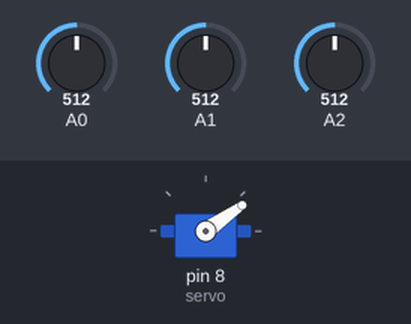
This sketch was run on a simulated Arduino Uno, built with avr-gcc and run on an emulated ATmega328P. Parts: servo. The test bench sets the inputs (shaded band); at power-on: A0 = 512, A1 = 512, A2 = 512. What the sketch prints to the serial monitor is not drawn.

Above: at 1.05 s.
Timing chart, 0 to 4.0 s (numbered marks = the images above):
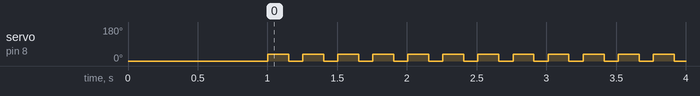

Measured:
- by itself, servo on pin 8 (servo): alternates 35° for 0.15 s and 0° for 0.10 s

The sketch:

dino_code.ino
```cpp
#include<Servo.h>
#define threshold1 625
#define threshold2 450
#define threshold3 570
#define threshold1b 500
#define unpress_angle 0
#define press_angle 35

Servo servo;

void setup() {
  // put your setup code here, to run once:
  pinMode(A0, INPUT);
  pinMode(A1, INPUT);
  pinMode(A2, INPUT);
  servo.attach(8);
  servo.write(unpress_angle);
  delay(1000);
  servo.write(press_angle);
  Serial.begin(9600);
}

void loop() {
  // put your main code here, to run repeatedly:
  int f=analogRead(A0);
  int u=analogRead(A1);
  int abhi=analogRead(A2);
  Serial.print("A0:");
  Serial.println(f);
  Serial.println(u);
  Serial.println(abhi);
//  delay(1000);
  if(analogRead(A2)>=threshold2)
  {
    if(analogRead(A0)<threshold1||analogRead(A1)<threshold3)
    {
      servo.write(press_angle);
      delay(150);
      servo.write(unpress_angle);
      delay(100);
    }
   }
  else{
    if(analogRead(A0)>=threshold1b || analogRead(A1)>=threshold2){
      servo.write(press_angle);
      delay(200);
      servo.write(unpress_angle);
      delay(150);
    }
  }
}
```
